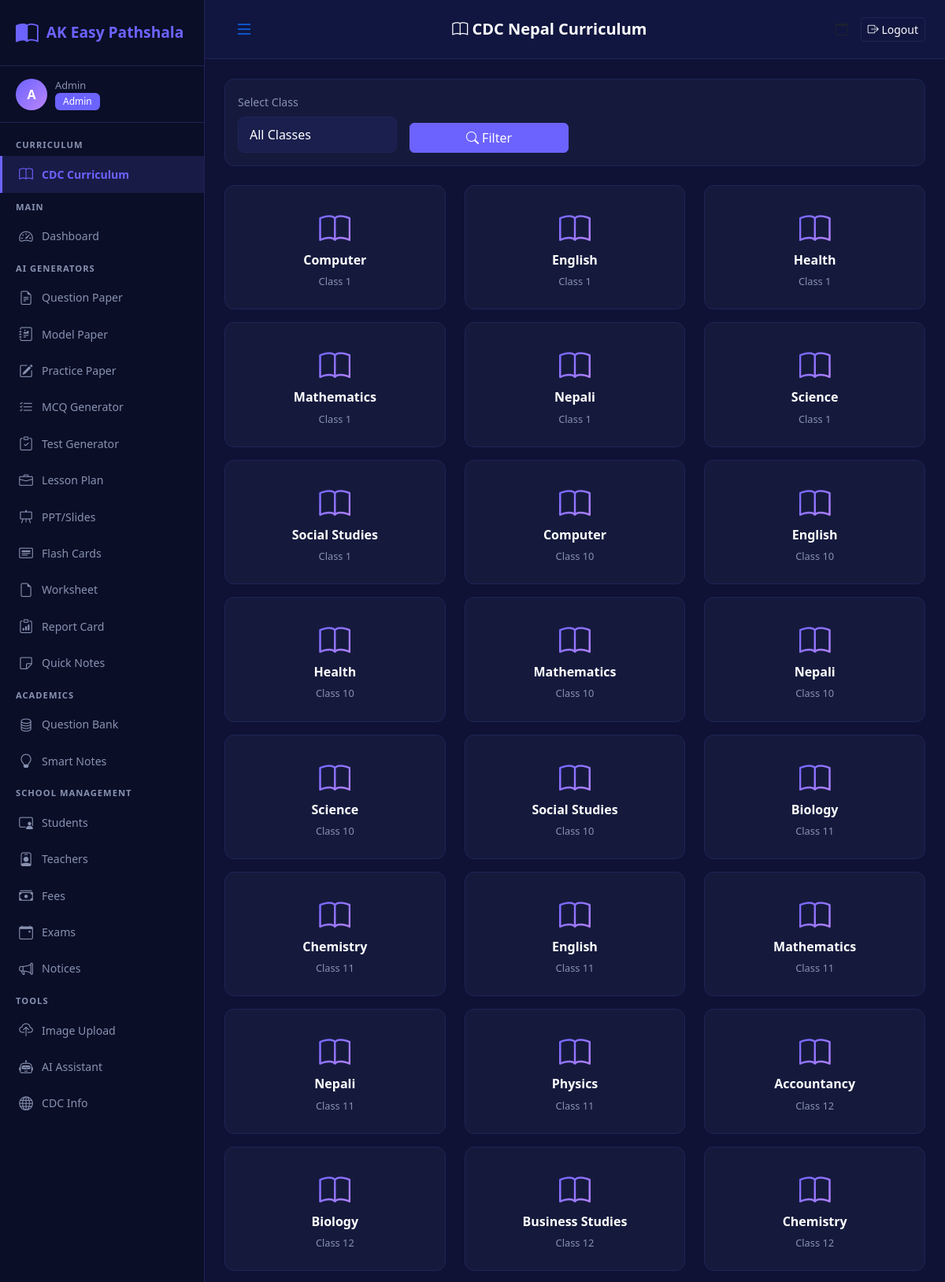
Screenshot of /curriculum (signed in, upper part) with the database file from the repository.
### models.py (models this page shows, shortened)
class User(UserMixin, db.Model):
    __tablename__ = 'users'
    id = db.Column(db.Integer, primary_key=True)
    name = db.Column(db.String(100), nullable=False)
    email = db.Column(db.String(100), unique=True, nullable=False)
    password_hash = db.Column(db.String(255), nullable=False)
    role = db.Column(db.Enum('admin', 'teacher', 'student'), default='teacher')
    phone = db.Column(db.String(20))
    created_at = db.Column(db.DateTime, default=datetime.utcnow)

class Subject(db.Model):
    __tablename__ = 'subjects'
    id = db.Column(db.Integer, primary_key=True)
    name = db.Column(db.String(100), nullable=False)
    code = db.Column(db.String(20), unique=True)
    class_name = db.Column(db.String(50), nullable=False)
    max_marks = db.Column(db.Integer, default=100)
    units = db.relationship('Unit', backref='subject', lazy=True)

### app.py (the view)
@app.route('/curriculum')
@login_required
def curriculum_list():
    class_filter = request.args.get('class', '')
    subjects = Subject.query
    if class_filter:
        subjects = subjects.filter_by(class_name=class_filter)
    subjects = subjects.order_by(Subject.class_name, Subject.name).all()
    return render_template('curriculum/list.html', subjects=subjects, classes=CLASS_CHOICES, class_filter=class_filter)

### app.py (called while the page is built)
@login_manager.user_loader
def load_user(user_id):
    return User.query.get(int(user_id))

### templates/curriculum/list.html (shortened to what this page needs)
{% extends "base.html" %}
{% block page_title %}<i class="bi bi-book"></i> CDC Nepal Curriculum{% endblock %}
{% block content %}
<div class="card mb-4">
    <div class="card-body">
        <form method="GET" class="row g-3">
            <div class="col-md-3"><label class="form-label">Select Class</label>
                <select class="form-select" name="class"><option value="">All Classes</option>{% for c in classes %}<option value="{{ c }}" {% if class_filter==c %}selected{% endif %}>{{ c }}</option>{% endfor %}</select></div>
            <div class="col-md-3 d-flex align-items-end"><button type="submit" class="btn btn-primary w-100"><i class="bi bi-search"></i> Filter</button></div>
        </form>
    </div>
</div>
<div class="row">
    {% for s in subjects %}
    <div class="col-md-4 col-6 mb-3">
        <a href="{{ url_for('units_list', sid=s.id) }}" class="generator-card">
            <i class="bi bi-book"></i>
            <h6>{{ s.name }}</h6>
            <p>{{ s.class_name }}</p>
        </a>
    </div>
    {% endfor %}
</div>
{% endblock %}

### templates/base.html (shortened to what this page needs)
<!DOCTYPE html>
<html lang="en">
<head>
    <link href="https://cdn.jsdelivr.net/npm/bootstrap@5.3.2/dist/css/bootstrap.min.css" rel="stylesheet">
    <link href="https://cdn.jsdelivr.net/npm/bootstrap-icons@1.11.1/font/bootstrap-icons.css" rel="stylesheet">
    <link href="{{ url_for('static', filename='css/style.css') }}" rel="stylesheet">
</head>
<body>
    {% if current_user.is_authenticated %}
    <div class="d-flex">
        <nav class="sidebar" id="sidebar">
            <div class="sidebar-brand">
                <i class="bi bi-book-half"></i>
                <span>AK Easy Pathshala</span>
            </div>
            <div class="sidebar-user">
                <div class="user-avatar">{{ current_user.name[0] }}</div>
                <div class="user-info">
                    <small>{{ current_user.name }}</small>
                    <span class="badge bg-primary">{{ current_user.role|capitalize }}</span>
                </div>
            </div>
            <ul class="sidebar-nav">
                <li class="nav-section">CURRICULUM</li>
                <li><a href="{{ url_for('curriculum_list') }}" class="{% if request.endpoint == 'curriculum_list' %}active{% endif %}"><i class="bi bi-book"></i> CDC Curriculum</a></li>
                <li class="nav-section">MAIN</li>
                <li><a href="{{ url_for('dashboard') }}" class="{% if request.endpoint == 'dashboard' %}active{% endif %}"><i class="bi bi-speedometer2"></i> Dashboard</a></li>
                <li class="nav-section">AI GENERATORS</li>
                <li><a href="{{ url_for('question_paper_generator') }}" class="{% if request.endpoint == 'question_paper_generator' %}active{% endif %}"><i class="bi bi-file-earmark-text"></i> Question Paper</a></li>
                <li><a href="{{ url_for('model_paper_generator') }}" class="{% if request.endpoint == 'model_paper_generator' %}active{% endif %}"><i class="bi bi-journal-richtext"></i> Model Paper</a></li>
                <li><a href="{{ url_for('practice_paper_generator') }}" class="{% if request.endpoint == 'practice_paper_generator' %}active{% endif %}"><i class="bi bi-pencil-square"></i> Practice Paper</a></li>
                <li><a href="{{ url_for('mcq_generator') }}" class="{% if request.endpoint == 'mcq_generator' %}active{% endif %}"><i class="bi bi-list-check"></i> MCQ Generator</a></li>
                <li><a href="{{ url_for('test_generator') }}" class="{% if request.endpoint == 'test_generator' %}active{% endif %}"><i class="bi bi-clipboard-check"></i> Test Generator</a></li>
                <li><a href="{{ url_for('lesson_plan_generator') }}" class="{% if request.endpoint == 'lesson_plan_generator' %}active{% endif %}"><i class="bi bi-briefcase"></i> Lesson Plan</a></li>
                <li><a href="{{ url_for('slide_generator') }}" class="{% if request.endpoint == 'slide_generator' %}active{% endif %}"><i class="bi bi-easel"></i> PPT/Slides</a></li>
                <li><a href="{{ url_for('flashcard_generator') }}" class="{% if request.endpoint == 'flashcard_generator' %}active{% endif %}"><i class="bi bi-card-heading"></i> Flash Cards</a></li>
                <li><a href="{{ url_for('worksheet_generator') }}" class="{% if request.endpoint == 'worksheet_generator' %}active{% endif %}"><i class="bi bi-file-earmark"></i> Worksheet</a></li>
                <li><a href="{{ url_for('report_card_generator') }}" class="{% if request.endpoint == 'report_card_generator' %}active{% endif %}"><i class="bi bi-clipboard-data"></i> Report Card</a></li>
                <li><a href="{{ url_for('quick_notes') }}" class="{% if request.endpoint == 'quick_notes' %}active{% endif %}"><i class="bi bi-sticky"></i> Quick Notes</a></li>
                <li class="nav-section">ACADEMICS</li>
                <li><a href="{{ url_for('question_bank') }}" class="{% if request.endpoint == 'question_bank' %}active{% endif %}"><i class="bi bi-database"></i> Question Bank</a></li>
                <li><a href="{{ url_for('smart_notes') }}" class="{% if request.endpoint == 'smart_notes' %}active{% endif %}"><i class="bi bi-lightbulb"></i> Smart Notes</a></li>
                <li class="nav-section">SCHOOL MANAGEMENT</li>
                <li><a href="{{ url_for('school_students') }}" class="{% if request.endpoint == 'school_students' %}active{% endif %}"><i class="bi bi-person-video3"></i> Students</a></li>
                <li><a href="{{ url_for('school_teachers') }}" class="{% if request.endpoint == 'school_teachers' %}active{% endif %}"><i class="bi bi-person-badge"></i> Teachers</a></li>
                <li><a href="{{ url_for('school_fees') }}" class="{% if request.endpoint == 'school_fees' %}active{% endif %}"><i class="bi bi-cash-stack"></i> Fees</a></li>
                <li><a href="{{ url_for('school_exams') }}" class="{% if request.endpoint == 'school_exams' %}active{% endif %}"><i class="bi bi-calendar-event"></i> Exams</a></li>
                <li><a href="{{ url_for('school_notices') }}" class="{% if request.endpoint == 'school_notices' %}active{% endif %}"><i class="bi bi-megaphone"></i> Notices</a></li>
                <li class="nav-section">TOOLS</li>
                <li><a href="{{ url_for('upload_image') }}" class="{% if request.endpoint == 'upload_image' %}active{% endif %}"><i class="bi bi-cloud-upload"></i> Image Upload</a></li>
                <li><a href="{{ url_for('ai_assistant') }}" class="{% if request.endpoint == 'ai_assistant' %}active{% endif %}"><i class="bi bi-robot"></i> AI Assistant</a></li>
                <li><a href="{{ url_for('cdc_info') }}" class="{% if request.endpoint == 'cdc_info' %}active{% endif %}"><i class="bi bi-globe"></i> CDC Info</a></li>
            </ul>
        </nav>
        <main class="main-content">
            <div class="topbar">
                <button class="btn btn-link" id="sidebarToggle"><i class="bi bi-list fs-4"></i></button>
                <h5 class="mb-0">{% block page_title %}Dashboard{% endblock %}</h5>
                <div class="d-flex align-items-center gap-3">
                    <span class="text-muted"><i class="bi bi-calendar"></i> {{ today if today else '' }}</span>
                    <a href="{{ url_for('logout') }}" class="btn btn-outline-light btn-sm"><i class="bi bi-box-arrow-right"></i> Logout</a>
                </div>
            </div>
            <div class="content-area">
                {% block content %}{% endblock %}
            </div>
        </main>
    </div>
    {% else %}
    {% block fullpage %}{% endblock %}
    {% endif %}
</body>
</html>

### static/css/style.css (style rules this page uses)
:root { --sidebar-bg: #0a0e27; --sidebar-width: 260px; --topbar-bg: #111640; --body-bg: #0f1235; --card-bg: #151a3d; --card-border: #1e2456; --text-primary: #ffffff; --text-secondary: #8892b0; --accent: #6c63ff; --accent-hover: #5a52d5; --success: #00c853; --danger: #ff5252; --warning: #ffc107; --info: #00bcd4; --purple: #bb86fc; --pink: #ff6b9d; }
* { box-sizing: border-box; margin: 0; padding: 0; }
body { background: var(--body-bg); color: var(--text-primary); font-family: 'Segoe UI', Tahoma, Geneva, Verdana, sans-serif; overflow-x: hidden; }
.sidebar { width: var(--sidebar-width); min-height: 100vh; background: var(--sidebar-bg); position: fixed; top: 0; left: 0; bottom: 0; overflow-y: auto; z-index: 1000; border-right: 1px solid var(--card-border); transition: transform 0.3s; }
.sidebar-brand { padding: 20px; display: flex; align-items: center; gap: 10px; font-size: 1.2rem; font-weight: 700; color: var(--accent); border-bottom: 1px solid var(--card-border); }
.sidebar-brand i { font-size: 1.8rem; }
.sidebar-user { padding: 15px 20px; display: flex; align-items: center; gap: 10px; border-bottom: 1px solid var(--card-border); }
.user-avatar { width: 40px; height: 40px; background: linear-gradient(135deg, var(--accent), var(--purple)); border-radius: 50%; display: flex; align-items: center; justify-content: center; font-weight: 700; font-size: 1rem; }
.user-info { display: flex; flex-direction: column; }
.user-info small { color: var(--text-secondary); font-size: 0.8rem; }
.sidebar-nav { list-style: none; padding: 10px 0; margin: 0; }
.sidebar-nav .nav-section { padding: 10px 20px 5px; font-size: 0.7rem; color: var(--text-secondary); letter-spacing: 1px; font-weight: 600; }
.sidebar-nav li a { display: flex; align-items: center; gap: 10px; padding: 10px 20px; color: var(--text-secondary); text-decoration: none; font-size: 0.88rem; transition: all 0.2s; border-left: 3px solid transparent; }
.sidebar-nav li a.active { background: rgba(108, 99, 255, 0.15); color: var(--accent); border-left-color: var(--accent); font-weight: 600; }
.sidebar-nav li a i { font-size: 1.1rem; width: 20px; text-align: center; }
.main-content { margin-left: var(--sidebar-width); min-height: 100vh; }
.topbar { background: var(--topbar-bg); padding: 12px 25px; display: flex; align-items: center; justify-content: space-between; border-bottom: 1px solid var(--card-border); position: sticky; top: 0; z-index: 100; }
.topbar h5 { color: var(--text-primary); font-weight: 600; }
.content-area { padding: 25px; }
.card { background: var(--card-bg); border: 1px solid var(--card-border); border-radius: 12px; color: var(--text-primary); }
.btn-primary { background: var(--accent); border-color: var(--accent); }
.btn-outline-light { color: var(--text-primary); border-color: var(--card-border); }
.form-control, .form-select { background: #1a1f4d; border: 1px solid var(--card-border); color: var(--text-primary); border-radius: 8px; padding: 10px 14px; }
.form-label { color: var(--text-secondary); font-size: 0.88rem; font-weight: 500; }
.badge { font-weight: 500; padding: 5px 10px; }
.bg-primary { background: var(--accent) !important; }
.generator-card { background: var(--card-bg); border: 1px solid var(--card-border); border-radius: 12px; padding: 25px; text-align: center; transition: all 0.3s; cursor: pointer; text-decoration: none; color: var(--text-primary); display: block; }
.generator-card i { font-size: 2.5rem; margin-bottom: 15px; background: linear-gradient(135deg, var(--accent), var(--purple)); -webkit-background-clip: text; -webkit-text-fill-color: transparent; background-clip: text; }
.generator-card h6 { font-weight: 600; margin-bottom: 8px; }
.generator-card p { color: var(--text-secondary); font-size: 0.8rem; margin: 0; }

### rows the page displays
User: name "A", name "Admin", role "Admin"
Subject: name "Computer", class_name "Class 1"
Subject: name "English", class_name "Class 1"
Subject: name "Health", class_name "Class 1"
Subject: name "Mathematics", class_name "Class 1"
Subject: name "Nepali", class_name "Class 1"
Subject: name "Science", class_name "Class 1"
Subject: name "Social Studies", class_name "Class 1"
Subject: name "Computer", class_name "Class 10"
Subject: name "English", class_name "Class 10"
Subject: name "Health", class_name "Class 10"
Subject: name "Mathematics", class_name "Class 10"
Subject: name "Nepali", class_name "Class 10"
Subject: name "Science", class_name "Class 10"
Subject: name "Social Studies", class_name "Class 10"
Subject: name "Biology", class_name "Class 11"
Subject: name "Chemistry", class_name "Class 11"
Subject: name "English", class_name "Class 11"
Subject: name "Mathematics", class_name "Class 11"
Subject: name "Nepali", class_name "Class 11"
Subject: name "Physics", class_name "Class 11"
Subject: name "Accountancy", class_name "Class 12"
Subject: name "Biology", class_name "Class 12"
Subject: name "Business Studies", class_name "Class 12"
Subject: name "Chemistry", class_name "Class 12"
